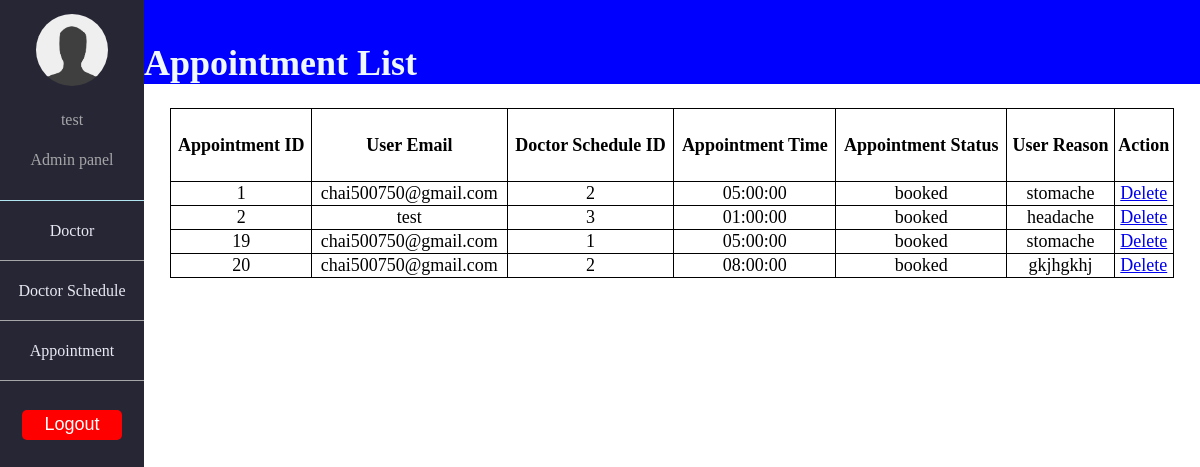
The app's page /admin-site/admin_appointment.php (signed in) with its own data.
### tables this page shows
CREATE TABLE IF NOT EXISTS `appointment` (
  `appointment_id` int NOT NULL AUTO_INCREMENT,
  `user_email` varchar(255) NOT NULL,
  `doc_schedule_id` int DEFAULT NULL,
  `appointment_time` time NOT NULL,
  `appointment_status` varchar(15) NOT NULL,
  `user_reason` varchar(255) NOT NULL,
  PRIMARY KEY (`appointment_id`),
  KEY `user_email` (`user_email`),
  KEY `doc_schedule_id` (`doc_schedule_id`)
);

### admin-site/admin_appointment.php (the view, shortened to what this page needs)
<!DOCTYPE html>
<html lang="en">
<head>
</head>
<body>
    <div id="headerspace"><?php include_once('adminheader.php');?></div>
    <div id="main-content">
    <div>
        <h1><br>Appointment List</h1>
    </div>
    <table>
        <tr>
            <th>Appointment ID</th>
            <th>User Email</th>
            <th>Doctor Schedule ID</th>
            <th>Appointment Time</th>
            <th>Appointment Status</th>
            <th>User Reason</th>
            <th>Action</th>
        </tr>
        <?php
        $result = mysqli_query($con, "Select * FROM appointment");
        while ($row = mysqli_fetch_array($result)) {
            echo "<tr>";
            echo "<td>";
            echo $row['appointment_id'];
            echo "</td>";
            echo "<td>";
            echo $row['user_email'];
            echo "</td>";
            echo "<td>";
            echo $row['doc_schedule_id'];
            echo "</td>";
            echo "<td>";
            echo $row['appointment_time'];
            echo "</td>";
            echo "<td>";
            echo $row['appointment_status'];
            echo "</td>";
            echo "<td>";
            echo $row['user_reason'];
            echo "</td>";
            echo "<td><a href=\"../admin-site/admin-action-php1/appointment-delete.php?id=";
            echo $row['appointment_id'];
            echo "\" onClick=\"return confirm('Delete No";
            echo $row['appointment_id'];
            echo " appointment?');\">Delete</a></td></tr>";
        }
        ?>
    </table>
    </div>
</body>
</html>

### admin-site/admin_appointment.php (style rules this page uses)
body { height: 100%; margin: 0; }
div#headerspace { display: inline-block; width: 12%; position: fixed; }
div#main-content { width: 88%; display: inline-block; margin-left: 12%; }
h1 { background-color: blue; color: aliceblue; margin-top: 0px; font-size: 36px; font-family: 'Times New Roman', Times, serif; }
table, th, td { font-family: 'Times New Roman', Times, serif; font-size: 18px; border: 1px solid black; }
table { border-collapse: collapse; width: 95%; margin: 0 auto; }
th { height: 70px; }
td { text-align: center; }

### admin-site/adminheader.php (style rules this page uses)
html, body { margin: 0; height: 100%; }

### records on screen
appointment: appointment_id "1", user_email "chai500750@gmail.com", doc_schedule "2", appointment_time "05:00:00", appointment_status "booked", user_reason "stomache"
appointment: appointment_id "2", user_email "test", doc_schedule "3", appointment_time "01:00:00", appointment_status "booked", user_reason "headache"
appointment: appointment_id "19", user_email "chai500750@gmail.com", doc_schedule "1", appointment_time "05:00:00", appointment_status "booked", user_reason "stomache"
appointment: appointment_id "20", user_email "chai500750@gmail.com", doc_schedule "2", appointment_time "08:00:00", appointment_status "booked", user_reason "gkjhgkhj"

### other values on screen
$admin "test"
